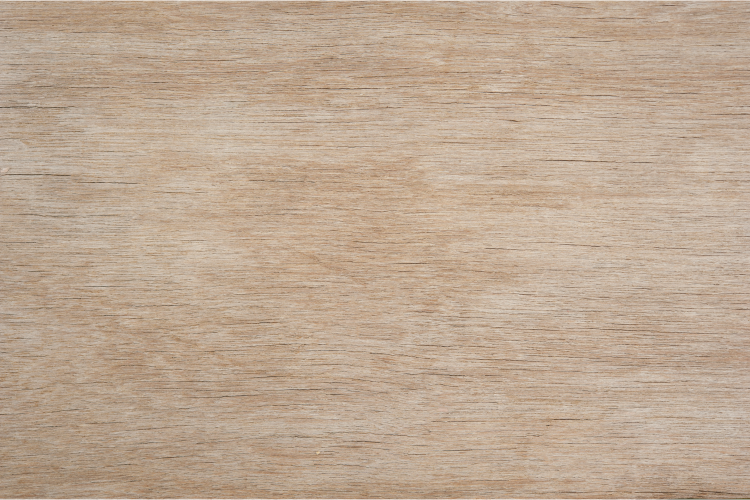
#> input picture wood_sign.png, 1500 x 1000 px, found by its file name (shown at 1/2 size)
$ python catalog.py
#> lines starting #> are read from the running program, lines starting #| are printed output that depends on the picture; pictures that were not available may be replaced by others from this repository, and a replacement may not be noted
import os
import csv

from PIL import Image


# Set the path to the parent directory containing the subfolders
parent_dir = "/mnt/d/giveaway/src_images"

# Set the path to the output CSV file
output_file = "./catalog.csv"

# Define a list to hold the tags
tags = []

# Define a function to get the tag from a file path
def get_tag(path):
    # Split the path into its components
    components = path.split("/")
    # The tag is the name of the subfolder that contains the file
    return components[-2]

# Define a function to get the list of SVG files
def get_svg_files():
    # Define a list to hold the file paths
    files = {}
    # Walk through the subfolders
    for dirpath, dirnames, filenames in os.walk(parent_dir):
        # Check each file in the folder
        folder_name = dirpath.split('/')[-1]
        for filename in sorted(filenames):
            # If the file is an SVG, add its path to the list
            if filename.endswith(".png"):
                if folder_name not in files:
                    files[folder_name] = []
                files[folder_name].append([os.path.join(dirpath, filename), filename])
    # Return the list of file paths
    return files

# Get the list of SVG files
svg_files = get_svg_files()

horizontal_wood_image = Image.open('/mnt/d/giveaway/wood_sign.png')
#> horizontal_wood_image is the input picture: PIL image 1500x1000 RGBA; mean R, G, B, A 189.5, 167.9, 147.1, 255
vertical_wood_image = Image.open('/mnt/d/giveaway/wood_sign.png')
vertical_wood_image = vertical_wood_image.rotate(90, expand=True)
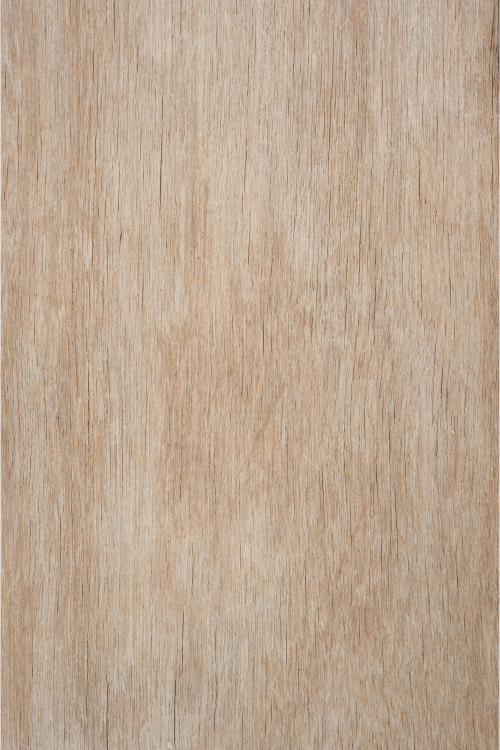
#> vertical_wood_image: PIL image 1000x1500 RGBA (shown at 1/2 size); mean R, G, B, A 189.5, 167.9, 147.1, 255

'''
handleId = folder name
first entry's fieldType is Product, all others are Variant
first entry name is the folder name, others are blank
first entry description is the description, others are blank
first entry productImageUrl is a semi-colon delimited list of all the images in the folder, others are blank
first entry collection is "laser engraved signs", otehrs are blank
sku and ribbon are blank
first entry price is 3.99, others are blank
surcharge is blank
first entry visible is TRUE, others are blank
first entry inventory is blank, others are "InStock"
first entry
first entry weight is 0.25, others are blank


'''


with open(output_file, "w", newline="") as csvfile:
    writer = csv.writer(csvfile)
    tag_counts = {}
    header_row = "handleId,fieldType,name,description,productImageUrl,collection,sku,ribbon,price,surcharge,visible,discountMode,discountValue,inventory,weight,cost,productOptionName1,productOptionType1,productOptionDescription1,productOptionName2,productOptionType2,productOptionDescription2,productOptionName3,productOptionType3,productOptionDescription3,productOptionName4,productOptionType4,productOptionDescription4,productOptionName5,productOptionType5,productOptionDescription5,productOptionName6,productOptionType6,productOptionDescription6,additionalInfoTitle1,additionalInfoDescription1,additionalInfoTitle2,additionalInfoDescription2,additionalInfoTitle3,additionalInfoDescription3,additionalInfoTitle4,additionalInfoDescription4,additionalInfoTitle5,additionalInfoDescription5,additionalInfoTitle6,additionalInfoDescription6,customTextField1,customTextCharLimit1,customTextMandatory1,customTextField2,customTextCharLimit2,customTextMandatory2,brand".split(',')
    writer.writerow(header_row)

    print(len(header_row))
    for path in svg_files:
        print(path)
        handle_id = path.replace(' ','_').lower()

        image_list = []
        image_names = []

        variant_rows = []
        image_count = 0
        for file in svg_files[path]:
            image_count += 1
            path_file = file[0]
            filename = file[1]

            output_filename = f'{handle_id}_{image_count}.jpg'
            image_url = f'https://iandouglasllc-engraver.herokuapp.com/img/{handle_id}/{output_filename}'

            image_list.append(image_url)
            variant_name = filename.replace('.png','').replace('_',' ').title()
            image_names.append(variant_name)


            base_img = Image.new('RGB', (1500, 1500), (255, 255, 255))
#> base_img: PIL image 1500x1500 RGB; every value is 255
            text_image = Image.open(path_file)
            width, height = text_image.size
#> width = 1500; height = 1000
            sign_image = horizontal_wood_image
            # 1500 x 1000
            pad_left_right = 0
            pad_top_bottom = 250

            # print("path file", path_file)
            # print("before width", width)
            # print("before height", height)

            if height > width:
                sign_image = vertical_wood_image
                # 1000 x 1500
                pad_left_right = 250
                pad_top_bottom = 0
                # scale width to 900 pixels and keep aspect ratio of height the same
                scale = 900 / width
                width = 900
                height = int(height * scale)

                if height > 1500:
                    scale = 1400 / height
                    height = 1400
                    width = int(width * scale)

            else: # horizontal
                scale = 900 / height
#> scale = 0.9
                height = 900
                width = int(width * scale)
#> width = 1350

                if width > 1500:
                    scale = 1400 / width
                    width = 1400
                    height = int(height * scale)

            # print("scale", scale)
            # print("after width", width)
            # print("after height", height)

            # tell PIL to scale the image to the new width and height
            text_image = text_image.resize((width, height))

            # overlay wood sign on top of base image
            base_img.paste(sign_image, (pad_left_right, pad_top_bottom), sign_image)
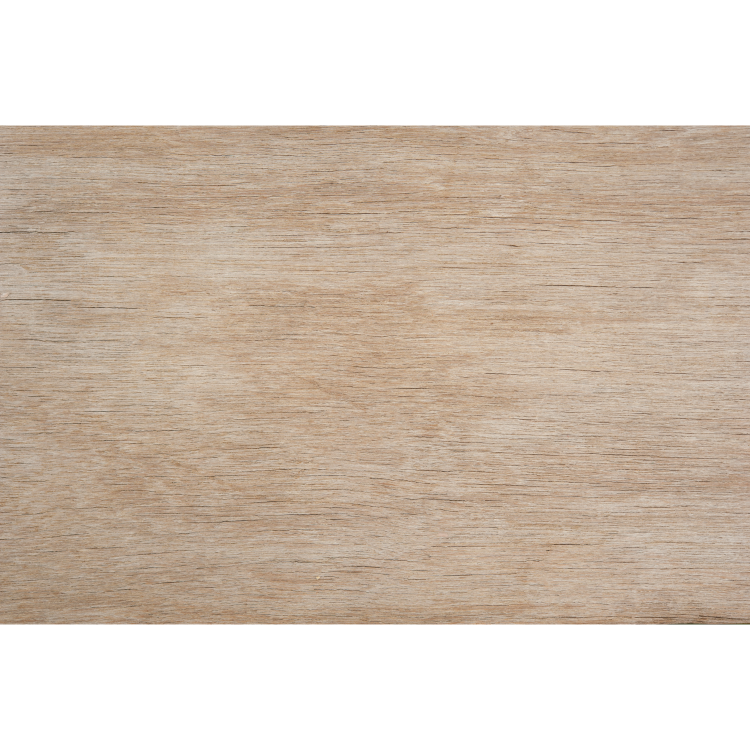
#> base_img: PIL image 1500x1500 RGB (shown at 1/2 size); mean R, G, B 211.3, 197, 183.1

            left_right_offset = int((1500 - width) / 2)
#> left_right_offset = 75
            top_bottom_offset = int((1500 - height) / 2)

            # print("left_right_offset", left_right_offset)
            # print("top_bottom_offset", top_bottom_offset)

            #overlay text on top of base image
            base_img.paste(text_image, (left_right_offset, top_bottom_offset), text_image)
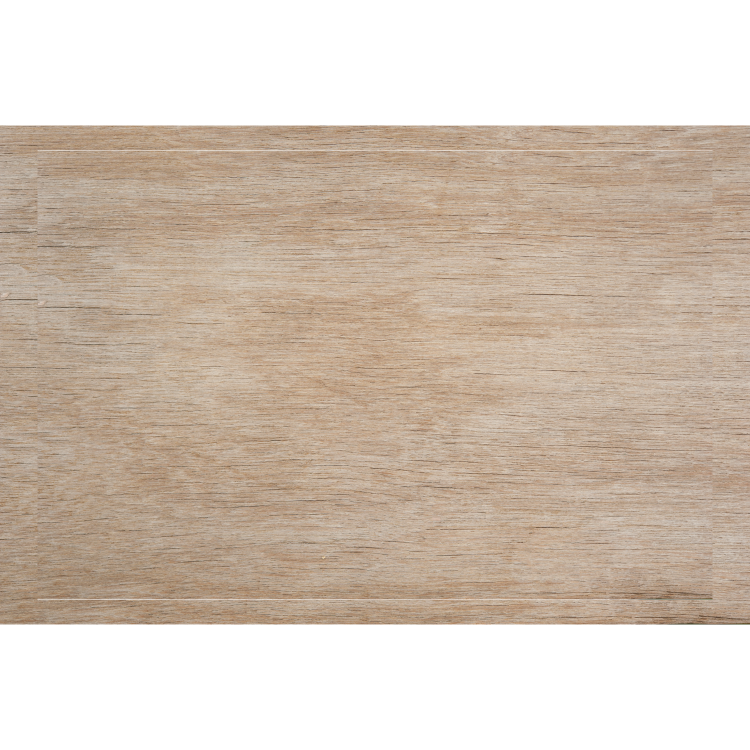
#> base_img: PIL image 1500x1500 RGB (shown at 1/2 size); mean R, G, B 210.5, 196.1, 182.4

            # write base image to disk
            # new_path = path.replace('/src_images/','/img/')


            try:
                os.mkdir(f'/mnt/d/giveaway/img/{handle_id}')
            except:
                pass
            base_img.save(f'/mnt/d/giveaway/img/{handle_id}/{output_filename}', optimize=True, quality=75)

            variant_row = ['']*53
            variant_row[0] = handle_id
            variant_row[1] = 'Variant'
            variant_row[10] = True
            variant_row[13] = 'InStock'
            variant_row[18] = variant_name
            variant_rows.append(variant_row)

        product_row = ['']*53
        product_row[0] = handle_id
        product_row[1] = 'Product'
        product_row[2] = path
        product_row[3] = 'Laser engraving on a 10cm x 15cm (4" x 6") piece of wood. Final product may have rounded corners and colors may vary slightly from the image shown. Wood will also have natural variations in color and grain.'
        product_row[4] = ';'.join(image_list)
        product_row[5] = 'Laser Engraved Signs'
        product_row[6] = ''
        product_row[7] = ''
        product_row[8] = 3.99
        product_row[9] = ''
        product_row[10] = True
        product_row[11] = 'PERCENT'
        product_row[12] = '0.0'
        product_row[13] = 'InStock'
        product_row[14] = 0.25
        product_row[15] = ''
        product_row[16] = 'Quotation'
        product_row[17] = 'DROP_DOWN'
        product_row[18] = ';'.join(image_names)


        writer.writerow(product_row)
        for variant_row in variant_rows:
            writer.writerow(variant_row)
        # [90 lines of commented-out code are left out]
